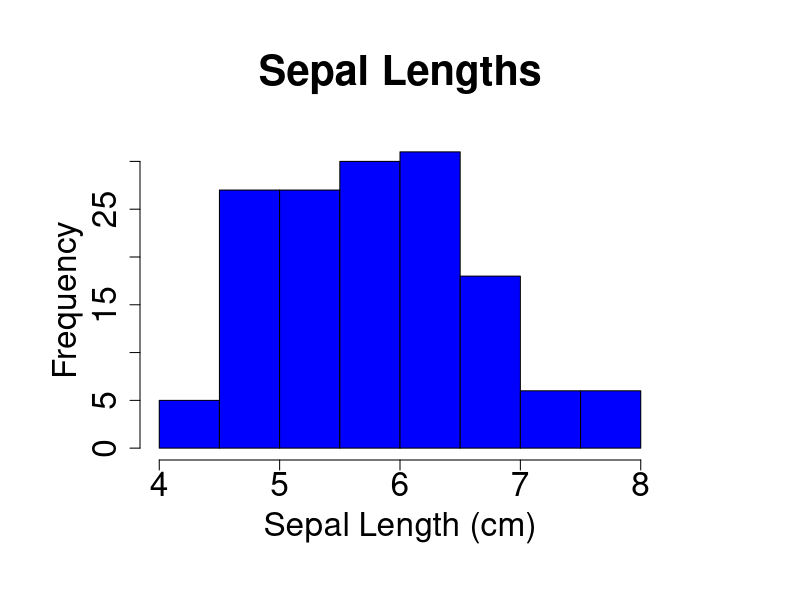
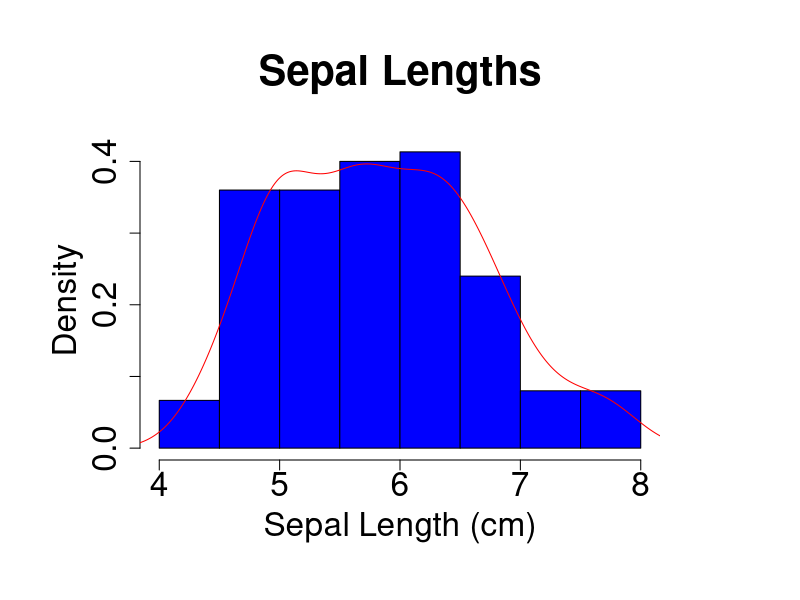
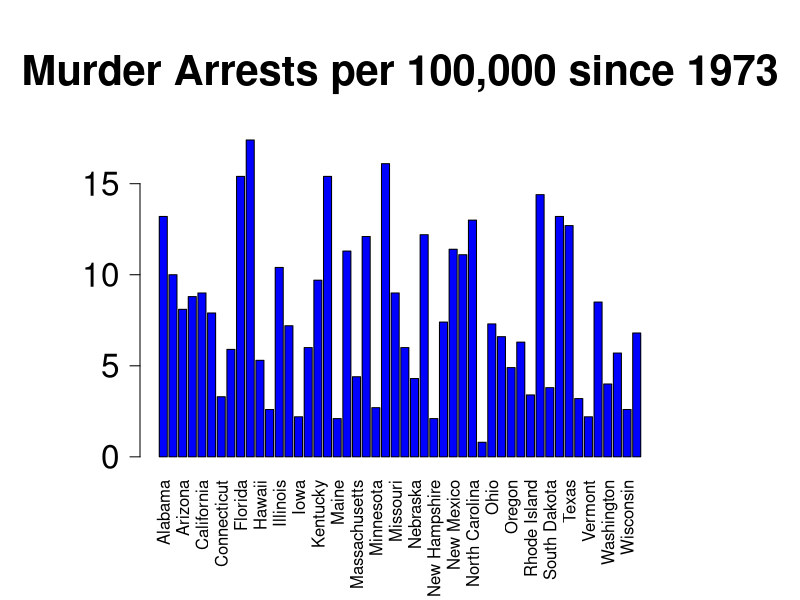
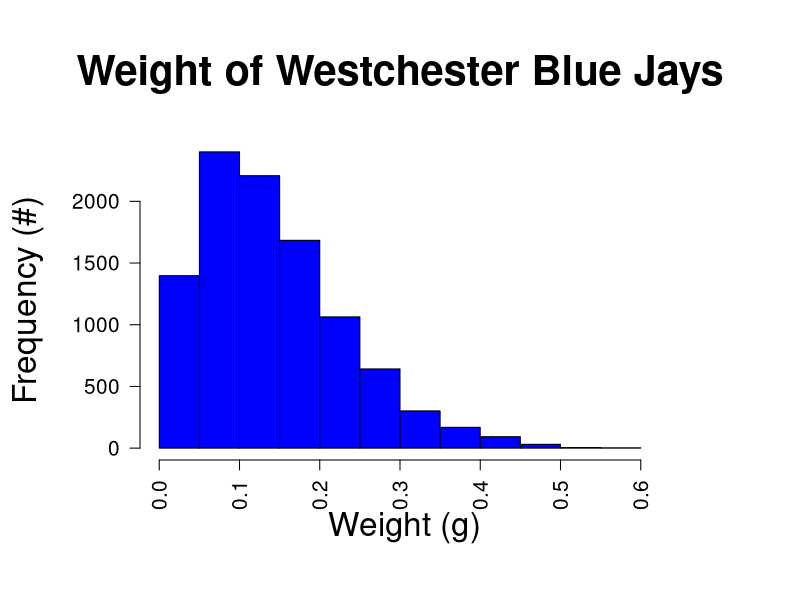
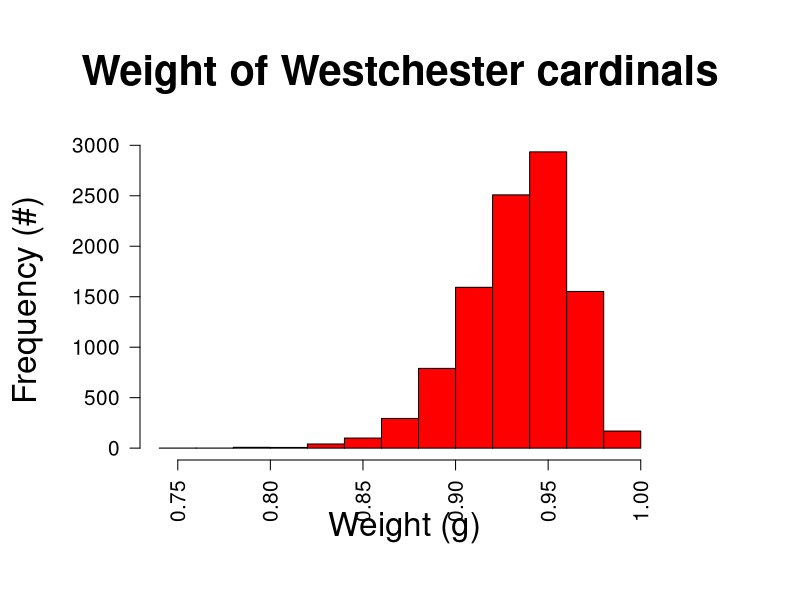
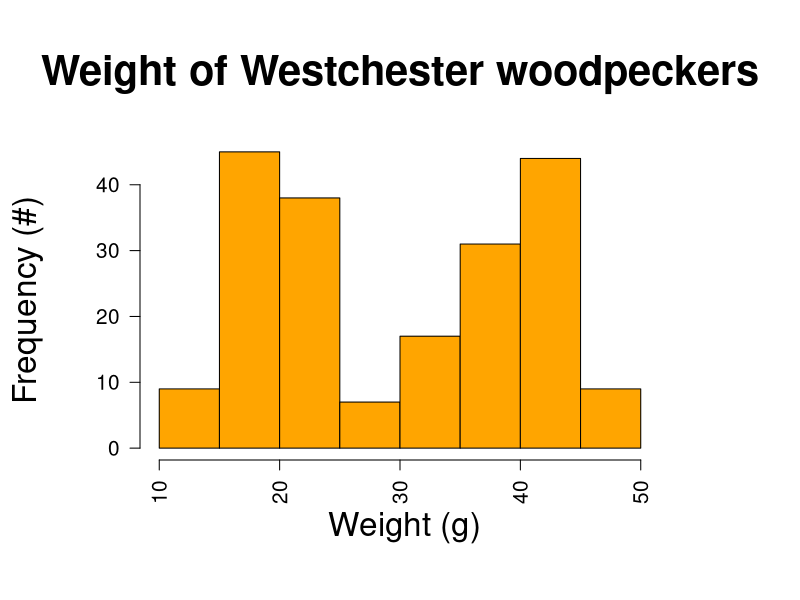
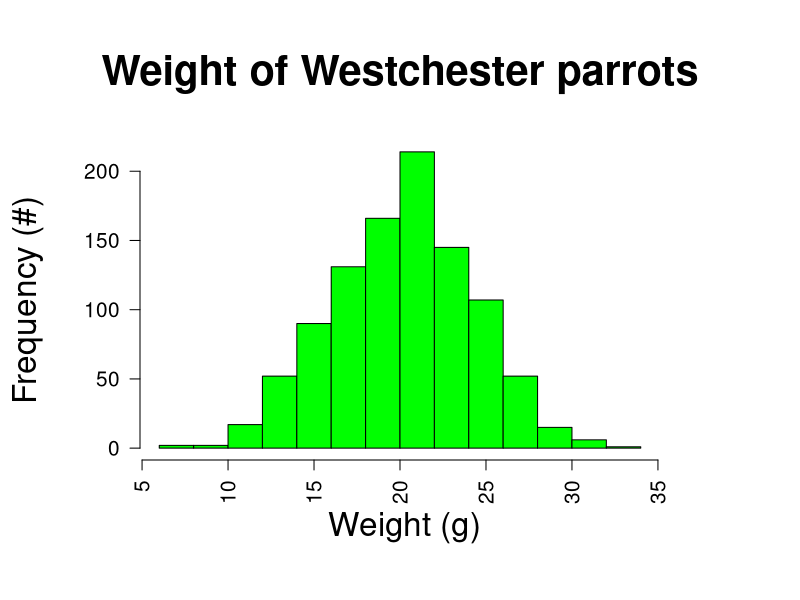
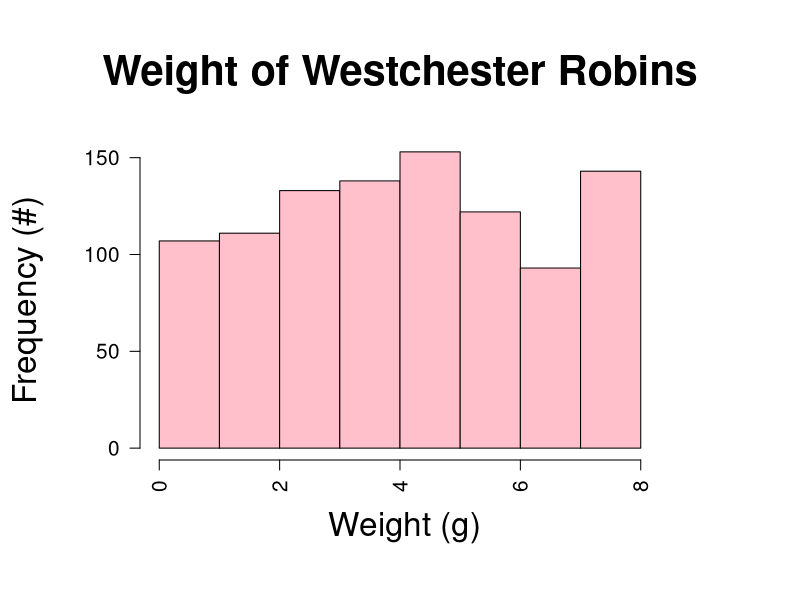

Here is the R script that generated these plots, in order:
#from first class
iris

#note hist is odd with cex
label_size <- 2
title_size <- 2.5

par(mar = c(7,7,7,7))

hist(iris$Sepal.Length, main = "Sepal Lengths", 
     xlab = "Sepal Length (cm)", cex.lab=label_size, cex.axis=label_size, 
     cex.main=title_size, cex.sub=label_size, col = "blue")

#add density overlay
hist(iris$Sepal.Length, main = "Sepal Lengths", 
     xlab = "Sepal Length (cm)", cex.lab=label_size, cex.axis=label_size, 
     cex.main=title_size, cex.sub=label_size, col = "blue", prob = T)
lines(density(iris$Sepal.Length), col = "red")             # add a density estimate with defaults

#specifics
head(USArrests)
names(USArrests)
USArrests$State <- as.factor(rownames(USArrests))
par(las=2)
barplot(USArrests$Murder, names.arg = USArrests$State, cex.lab=label_size, cex.axis=label_size, 
     cex.main=title_size, cex.sub=label_size, col = "blue", main = "Murder Arrests per 100,000 since 1973")
write.csv(USArrests, "USArrests.csv", row.names = F)

write.csv(iris, "iris.csv", row.names = F)

#skewed right
birds <- rbeta(10000,2,12)
hist(birds, main="Weight of Westchester Blue Jays", xlab = "\n Weight (g)", 
     ylab = "Frequency (#)\n", col = "blue", cex.lab=label_size, cex.axis=1.25, 
     cex.main=title_size, cex.sub=label_size)

#skewed left
birds <- rbeta(10000,70,5)
hist(birds, main="Weight of Westchester cardinals", xlab = "\n Weight (g)", 
     ylab = "Frequency (#)\n", col = "red", cex.lab=label_size, cex.axis=1.25, 
     cex.main=title_size, cex.sub=label_size)
 
#bimodal data
putnam <- c(rnorm(100,20,4),rnorm(100,40,4))
hist(putnam, main="Weight of Westchester woodpeckers", xlab = "\n Weight (g)", 
     ylab = "Frequency (#)\n", col = "orange", cex.lab=label_size, cex.axis=1.25, 
     cex.main=title_size, cex.sub=label_size)

#normal data
putnam <- c(rnorm(1000,20,4))
hist(putnam, main="Weight of Westchester parrots", xlab = "\n Weight (g)", 
     ylab = "Frequency (#)\n", col = "green", cex.lab=label_size, cex.axis=1.25, 
     cex.main=title_size, cex.sub=label_size)


#uniform data
putnam <- c(runif(1000,.1,8))
hist(putnam, main="Weight of Westchester Robins", xlab = "\n Weight (g)", 
     ylab = "Frequency (#)\n", col = "Pink", cex.lab=label_size, cex.axis=1.25, 
     cex.main=title_size, cex.sub=label_size)

#normal data
putnam <- c(rnorm(1000,20,4))
hist(putnam, main="Weight of Westchester parrots", xlab = "\n Weight (g)", 
     ylab = "Frequency (#)\n", col = "green", cex.lab=label_size, cex.axis=1.25, 
     cex.main=title_size, cex.sub=label_size, probability = T)
lines(density(putnam), col = "black")   # add a density estimate with defaults
curve(dnorm(x, mean=20, sd=4), 
      col="darkblue", lwd=2, add=TRUE, yaxt="n")

#bimodal data
putnam <- c(rnorm(100,20,4),rnorm(100,40,4))
hist(putnam, main="Weight of Westchester woodpeckers", xlab = "\n Weight (g)", 
     ylab = "Frequency (#)\n", col = "orange", cex.lab=label_size, cex.axis=1.25, 
     cex.main=title_size, cex.sub=label_size, probability = T)
lines(density(putnam), col = "black", lwd = 4)   # add a density estimate with defaults
abline(v=mean(putnam), col="red", lwd = 4)
abline(v=median(putnam), col="green", lwd = 4)
#no built in mode function....
# Create the function.
getmode <- function(v) {
  uniqv <- unique(v)
  uniqv[which.max(tabulate(match(v, uniqv)))]
}

abline(v=(getmode(putnam)), col="blue", lwd = 4)
legend(x=32.5, y= .04, legend = c("mean", "median", "mode"), fill=c("red","green", 
                                                             "blue"), cex = 1.5,
       bty="n", x.intersp = .1, y.intersp = .5)

hist(iris$Sepal.Length, breaks=3, main = "Sepal length histogram, 3 breaks",
     xlab = "Sepal Length (cm)", cex.lab=label_size, cex.axis=label_size, 
     cex.main=title_size, cex.sub=label_size, col = "blue")
hist(iris$Sepal.Length, breaks=10, main = "Sepal length histogram, 10 breaks",
     xlab = "Sepal Length (cm)", cex.lab=label_size, cex.axis=label_size, 
     cex.main=title_size, cex.sub=label_size, col = "blue")
hist(iris$Sepal.Length, main = "Sepal Lengths, auto breaks with R", 
     xlab = "Sepal Length (cm)", cex.lab=label_size, cex.axis=label_size, 
     cex.main=title_size, cex.sub=label_size, col = "blue")



